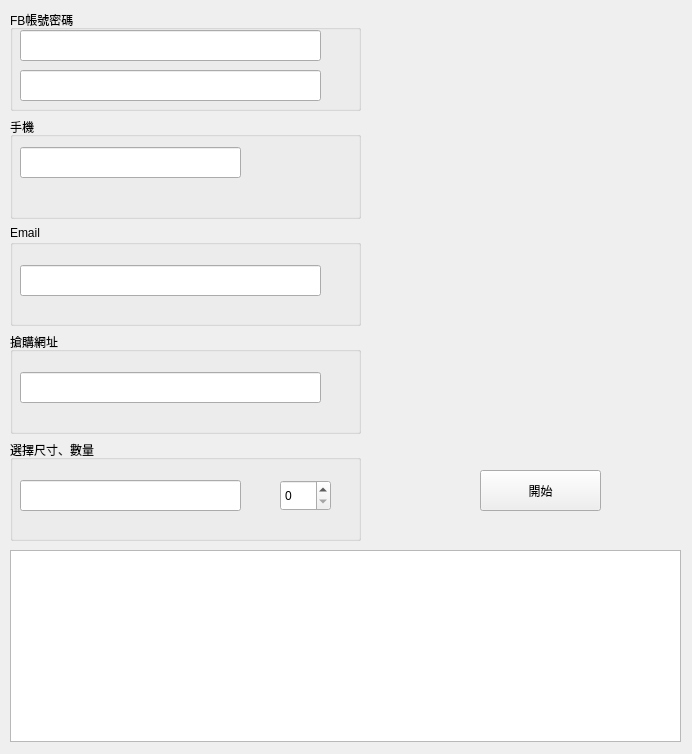
<?xml version="1.0" encoding="UTF-8"?>
<ui version="4.0">
 <class>mainWindow</class>
 <widget class="QMainWindow" name="mainWindow">
  <property name="geometry">
   <rect>
    <x>0</x>
    <y>0</y>
    <width>692</width>
    <height>754</height>
   </rect>
  </property>
  <property name="windowTitle">
   <string>搶購機器人</string>
  </property>
  <widget class="QWidget" name="centralwidget">
   <property name="enabled">
    <bool>true</bool>
   </property>
   <property name="contextMenuPolicy">
    <enum>Qt::DefaultContextMenu</enum>
   </property>
   <widget class="QWidget" name="verticalLayoutWidget">
    <property name="geometry">
     <rect>
      <x>10</x>
      <y>10</y>
      <width>351</width>
      <height>531</height>
     </rect>
    </property>
    <layout class="QVBoxLayout" name="verticalLayout">
     <item>
      <widget class="QGroupBox" name="fb_group">
       <property name="title">
        <string>FB帳號密碼</string>
       </property>
       <widget class="QLineEdit" name="fb_account">
        <property name="geometry">
         <rect>
          <x>10</x>
          <y>20</y>
          <width>301</width>
          <height>31</height>
         </rect>
        </property>
       </widget>
       <widget class="QLineEdit" name="fb_password">
        <property name="geometry">
         <rect>
          <x>10</x>
          <y>60</y>
          <width>301</width>
          <height>31</height>
         </rect>
        </property>
       </widget>
      </widget>
     </item>
     <item>
      <widget class="QGroupBox" name="phone_group">
       <property name="title">
        <string>手機</string>
       </property>
       <widget class="QLineEdit" name="phonenum">
        <property name="geometry">
         <rect>
          <x>10</x>
          <y>30</y>
          <width>221</width>
          <height>31</height>
         </rect>
        </property>
       </widget>
      </widget>
     </item>
     <item>
      <widget class="QGroupBox" name="email_group">
       <property name="title">
        <string>Email</string>
       </property>
       <widget class="QLineEdit" name="email_text">
        <property name="geometry">
         <rect>
          <x>10</x>
          <y>40</y>
          <width>301</width>
          <height>31</height>
         </rect>
        </property>
       </widget>
      </widget>
     </item>
     <item>
      <widget class="QGroupBox" name="web_group">
       <property name="title">
        <string>搶購網址</string>
       </property>
       <widget class="QLineEdit" name="shopweb">
        <property name="geometry">
         <rect>
          <x>10</x>
          <y>40</y>
          <width>301</width>
          <height>31</height>
         </rect>
        </property>
       </widget>
      </widget>
     </item>
     <item>
      <widget class="QGroupBox" name="size_group">
       <property name="title">
        <string>選擇尺寸、數量</string>
       </property>
       <widget class="QLineEdit" name="size_xpath">
        <property name="geometry">
         <rect>
          <x>10</x>
          <y>40</y>
          <width>221</width>
          <height>31</height>
         </rect>
        </property>
       </widget>
       <widget class="QSpinBox" name="size_count">
        <property name="geometry">
         <rect>
          <x>270</x>
          <y>40</y>
          <width>51</width>
          <height>31</height>
         </rect>
        </property>
       </widget>
      </widget>
     </item>
    </layout>
   </widget>
   <widget class="QPushButton" name="start_btn">
    <property name="geometry">
     <rect>
      <x>480</x>
      <y>470</y>
      <width>121</width>
      <height>41</height>
     </rect>
    </property>
    <property name="text">
     <string>開始</string>
    </property>
   </widget>
   <widget class="QTextBrowser" name="textBrowser">
    <property name="geometry">
     <rect>
      <x>10</x>
      <y>550</y>
      <width>671</width>
      <height>192</height>
     </rect>
    </property>
   </widget>
  </widget>
 </widget>
 <resources/>
 <connections/>
</ui>
